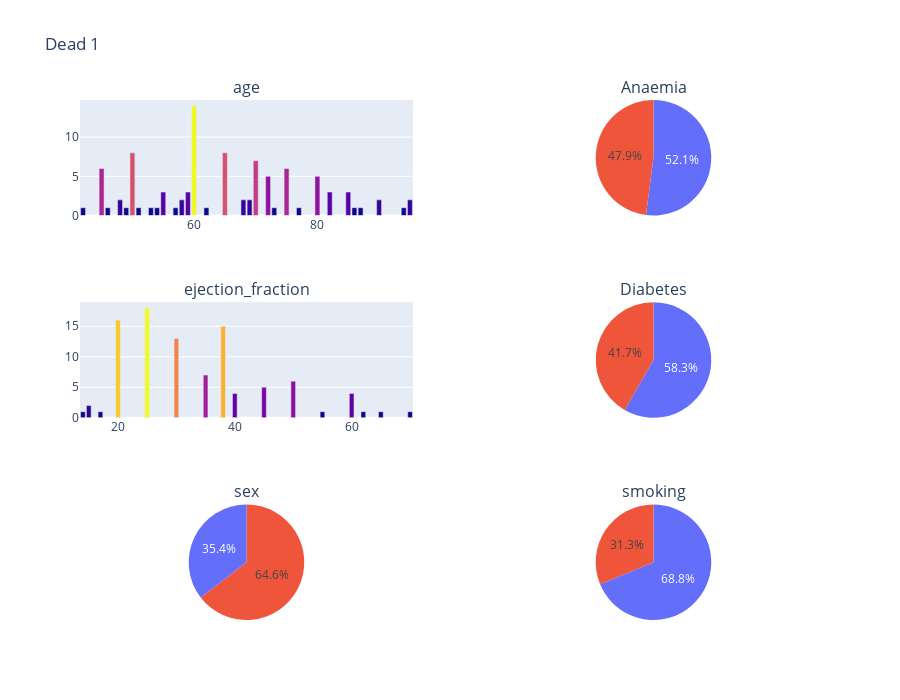

This figure's notebook cell:
### Code cell
%matplotlib inline 
plot(age_1, anaemia_1 ,ejection_1, diabetes_1 ,sex_1, smoking_1, "Dead 1")

### Figure 1 — Plotly figure (JSON) as saved in the notebook; plotly's stock layout.template omitted (floating-point values rounded to 4 significant figures)
{"data": [{"marker": {"color": [1, 6, 1, 2, 1, 8, 1, 1, 1, 3, 1, 2, 3, 14, 1, 8, 2, 2, 7, 5, 1, 6, 1, 5, 3, 3, 1, 1, 2, 1, 2]}, "type": "bar", "x": [42, 45, 46, 48, 49, 50, 51, 53, 54, 55, 57, 58, 59, 60, 62, 65, 68, 69, 70, 72, 73, 75, 77, 80, 82, 85, 86, 87, 90, 94, 95], "xaxis": "x", "y": [1, 6, 1, 2, 1, 8, 1, 1, 1, 3, 1, 2, 3, 14, 1, 8, 2, 2, 7, 5, 1, 6, 1, 5, 3, 3, 1, 1, 2, 1, 2], "yaxis": "y"}, {"domain": {"x": [0.55, 1], "y": [0.7778, 1]}, "labels": [0, 1], "type": "pie", "values": [50, 46]}, {"marker": {"color": [1, 2, 1, 16, 18, 13, 7, 15, 4, 5, 6, 1, 4, 1, 1, 1]}, "type": "bar", "x": [14, 15, 17, 20, 25, 30, 35, 38, 40, 45, 50, 55, 60, 62, 65, 70], "xaxis": "x2", "y": [1, 2, 1, 16, 18, 13, 7, 15, 4, 5, 6, 1, 4, 1, 1, 1], "yaxis": "y2"}, {"domain": {"x": [0.55, 1], "y": [0.3889, 0.6111]}, "labels": [0, 1], "type": "pie", "values": [56, 40]}, {"domain": {"x": [0, 0.45], "y": [0, 0.2222]}, "labels": [0, 1], "type": "pie", "values": [34, 62]}, {"domain": {"x": [0.55, 1], "y": [0, 0.2222]}, "labels": [0, 1], "type": "pie", "values": [66, 30]}], "layout": {"annotations": [{"font": {"size": 16}, "showarrow": false, "text": "age", "x": 0.225, "xanchor": "center", "xref": "paper", "y": 1, "yanchor": "bottom", "yref": "paper"}, {"font": {"size": 16}, "showarrow": false, "text": "Anaemia", "x": 0.775, "xanchor": "center", "xref": "paper", "y": 1, "yanchor": "bottom", "yref": "paper"}, {"font": {"size": 16}, "showarrow": false, "text": "ejection_fraction", "x": 0.225, "xanchor": "center", "xref": "paper", "y": 0.6111, "yanchor": "bottom", "yref": "paper"}, {"font": {"size": 16}, "showarrow": false, "text": "Diabetes", "x": 0.775, "xanchor": "center", "xref": "paper", "y": 0.6111, "yanchor": "bottom", "yref": "paper"}, {"font": {"size": 16}, "showarrow": false, "text": "sex", "x": 0.225, "xanchor": "center", "xref": "paper", "y": 0.2222, "yanchor": "bottom", "yref": "paper"}, {"font": {"size": 16}, "showarrow": false, "text": "smoking", "x": 0.775, "xanchor": "center", "xref": "paper", "y": 0.2222, "yanchor": "bottom", "yref": "paper"}], "height": 700, "showlegend": false, "title": {"text": "Dead 1"}, "xaxis": {"anchor": "y", "domain": [0, 0.45]}, "xaxis2": {"anchor": "y2", "domain": [0, 0.45]}, "yaxis": {"anchor": "x", "domain": [0.7778, 1]}, "yaxis2": {"anchor": "x2", "domain": [0.3889, 0.6111]}}}
